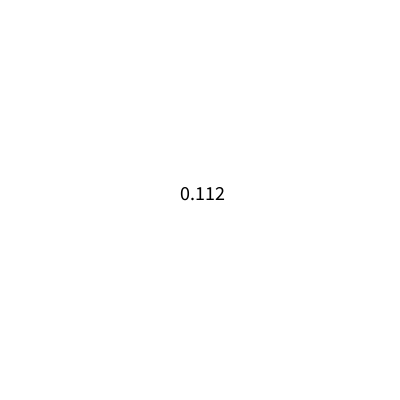
Frame 1 (no input)
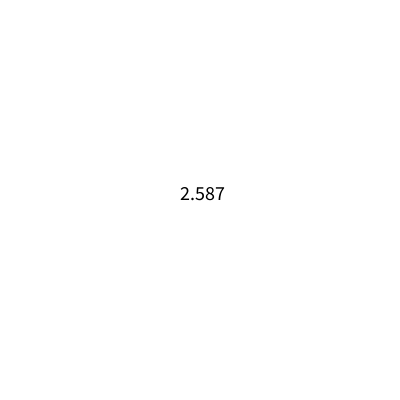
Frame 60 (the mouse pressed at the canvas centre just before this capture)
Frame 120 (the mouse held since frame 60 and released just before this capture): identical to frame 60, image omitted

The Processing sketch that drew these frames (run headless with seeded random() and noise(); from frame 60 on, the mouse is pressed at the canvas centre):

// Processing sketch: H012_Opd4
// ── H012_Opd4.pde
int S;
int MS;

boolean einde;


void setup(){
size(400,400);
background(255,255,255);




einde = false;

}
void draw(){

  if(einde == false){
  background(255,255,255);
 S = millis()/1000;
MS = 0 + (millis() %1000);
 fill(0,0,0);
 textSize(20);
 text(S + "." + MS,180,200);
  }
}



void mousePressed(){

einde = true;




}
